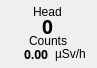
         <widget class="QFrame" name="cps_frame_m2_2">
          <property name="geometry">
           <rect>
            <x>56</x>
            <y>34</y>
            <width>97</width>
            <height>68</height>
           </rect>
          </property>
          <property name="toolTip">
           <string>&lt;html&gt;&lt;head/&gt;&lt;body&gt;&lt;p&gt;Module 2&lt;/p&gt;&lt;/body&gt;&lt;/html&gt;</string>
          </property>
          <property name="frameShape">
           <enum>QFrame::NoFrame</enum>
          </property>
          <property name="frameShadow">
           <enum>QFrame::Plain</enum>
          </property>
          <widget class="QLabel" name="cps_bg_m2_2">
           <property name="geometry">
            <rect>
             <x>2</x>
             <y>2</y>
             <width>91</width>
             <height>62</height>
            </rect>
           </property>
           <property name="frameShadow">
            <enum>QFrame::Sunken</enum>
           </property>
           <property name="text">
            <string/>
           </property>
           <property name="pixmap">
            <pixmap resource="RadMaster 3000+ v0.1/resources.qrc">:/bg/resources/bg/cps_frame.png</pixmap>
           </property>
           <property name="scaledContents">
            <bool>true</bool>
           </property>
          </widget>
          <widget class="QWidget" name="layoutWidget_2">
           <property name="geometry">
            <rect>
             <x>3</x>
             <y>5</y>
             <width>90</width>
             <height>60</height>
            </rect>
           </property>
           <layout class="QVBoxLayout" name="verticalLayout_28">
            <property name="spacing">
             <number>0</number>
            </property>
            <item alignment="Qt::AlignHCenter">
             <widget class="QLabel" name="res_bodypart_2">
              <property name="maximumSize">
               <size>
                <width>16777215</width>
                <height>13</height>
               </size>
              </property>
              <property name="text">
               <string>Head</string>
              </property>
             </widget>
            </item>
            <item alignment="Qt::AlignHCenter">
             <widget class="QLabel" name="counts_2">
              <property name="maximumSize">
               <size>
                <width>16777215</width>
                <height>16</height>
               </size>
              </property>
              <property name="font">
               <font>
                <family>Arial Black</family>
                <pointsize>14</pointsize>
                <weight>75</weight>
                <bold>true</bold>
               </font>
              </property>
              <property name="text">
               <string>0</string>
              </property>
             </widget>
            </item>
            <item alignment="Qt::AlignHCenter">
             <widget class="QLabel" name="counts_label_2">
              <property name="maximumSize">
               <size>
                <width>16777215</width>
                <height>13</height>
               </size>
              </property>
              <property name="text">
               <string>Counts</string>
              </property>
             </widget>
            </item>
            <item>
             <layout class="QGridLayout" name="gridLayout_21">
              <item row="0" column="0" alignment="Qt::AlignRight">
               <widget class="QLabel" name="res_uSv_2">
                <property name="maximumSize">
                 <size>
                  <width>16777215</width>
                  <height>14</height>
                 </size>
                </property>
                <property name="font">
                 <font>
                  <family>Arial Black</family>
                  <pointsize>9</pointsize>
                  <weight>75</weight>
                  <bold>true</bold>
                 </font>
                </property>
                <property name="text">
                 <string>0.00</string>
                </property>
               </widget>
              </item>
              <item row="0" column="1" alignment="Qt::AlignHCenter">
               <widget class="QLabel" name="res_uSv_label_2">
                <property name="maximumSize">
                 <size>
                  <width>16777215</width>
                  <height>14</height>
                 </size>
                </property>
                <property name="text">
                 <string>µSv/h</string>
                </property>
               </widget>
              </item>
             </layout>
            </item>
           </layout>
          </widget>
         </widget>
